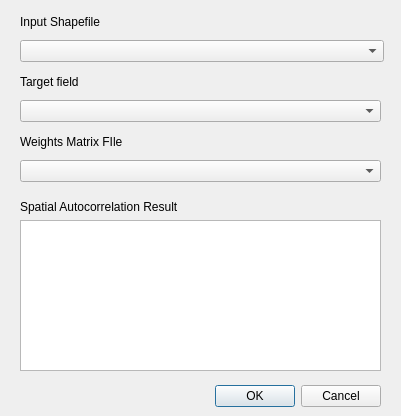
<?xml version="1.0" encoding="UTF-8"?>
<ui version="4.0">
 <class>Dialog</class>
 <widget class="QDialog" name="Dialog">
  <property name="geometry">
   <rect>
    <x>0</x>
    <y>0</y>
    <width>401</width>
    <height>416</height>
   </rect>
  </property>
  <property name="windowTitle">
   <string>Dialog</string>
  </property>
  <widget class="QDialogButtonBox" name="buttonBox">
   <property name="geometry">
    <rect>
     <x>40</x>
     <y>380</y>
     <width>341</width>
     <height>32</height>
    </rect>
   </property>
   <property name="orientation">
    <enum>Qt::Horizontal</enum>
   </property>
   <property name="standardButtons">
    <set>QDialogButtonBox::Cancel|QDialogButtonBox::Ok</set>
   </property>
  </widget>
  <widget class="QWidget" name="layoutWidget">
   <property name="geometry">
    <rect>
     <x>20</x>
     <y>10</y>
     <width>364</width>
     <height>52</height>
    </rect>
   </property>
   <layout class="QVBoxLayout" name="VLayout1">
    <item>
     <widget class="QLabel" name="label1">
      <property name="text">
       <string>Input Shapefile</string>
      </property>
     </widget>
    </item>
    <item>
     <widget class="QComboBox" name="inShape"/>
    </item>
   </layout>
  </widget>
  <widget class="QWidget" name="layoutWidget_2">
   <property name="geometry">
    <rect>
     <x>20</x>
     <y>70</y>
     <width>361</width>
     <height>52</height>
    </rect>
   </property>
   <layout class="QVBoxLayout" name="VLayout2">
    <item>
     <widget class="QLabel" name="label2">
      <property name="text">
       <string>Target field</string>
      </property>
     </widget>
    </item>
    <item>
     <widget class="QComboBox" name="inField"/>
    </item>
   </layout>
  </widget>
  <widget class="QWidget" name="layoutWidget_3">
   <property name="geometry">
    <rect>
     <x>20</x>
     <y>130</y>
     <width>361</width>
     <height>52</height>
    </rect>
   </property>
   <layout class="QVBoxLayout" name="VLayout3">
    <item>
     <widget class="QLabel" name="label3">
      <property name="text">
       <string>Weights Matrix FIle</string>
      </property>
     </widget>
    </item>
    <item>
     <widget class="QComboBox" name="inWeight"/>
    </item>
   </layout>
  </widget>
  <widget class="QWidget" name="verticalLayoutWidget">
   <property name="geometry">
    <rect>
     <x>20</x>
     <y>200</y>
     <width>361</width>
     <height>171</height>
    </rect>
   </property>
   <layout class="QVBoxLayout" name="VLayout4">
    <item>
     <widget class="QLabel" name="label4">
      <property name="text">
       <string>Spatial Autocorrelation Result</string>
      </property>
     </widget>
    </item>
    <item>
     <widget class="QTextBrowser" name="textBrowser"/>
    </item>
   </layout>
  </widget>
 </widget>
 <resources/>
 <connections>
  <connection>
   <sender>buttonBox</sender>
   <signal>accepted()</signal>
   <receiver>Dialog</receiver>
   <slot>accept()</slot>
   <hints>
    <hint type="sourcelabel">
     <x>248</x>
     <y>254</y>
    </hint>
    <hint type="destinationlabel">
     <x>157</x>
     <y>274</y>
    </hint>
   </hints>
  </connection>
  <connection>
   <sender>buttonBox</sender>
   <signal>rejected()</signal>
   <receiver>Dialog</receiver>
   <slot>reject()</slot>
   <hints>
    <hint type="sourcelabel">
     <x>316</x>
     <y>260</y>
    </hint>
    <hint type="destinationlabel">
     <x>286</x>
     <y>274</y>
    </hint>
   </hints>
  </connection>
 </connections>
</ui>
